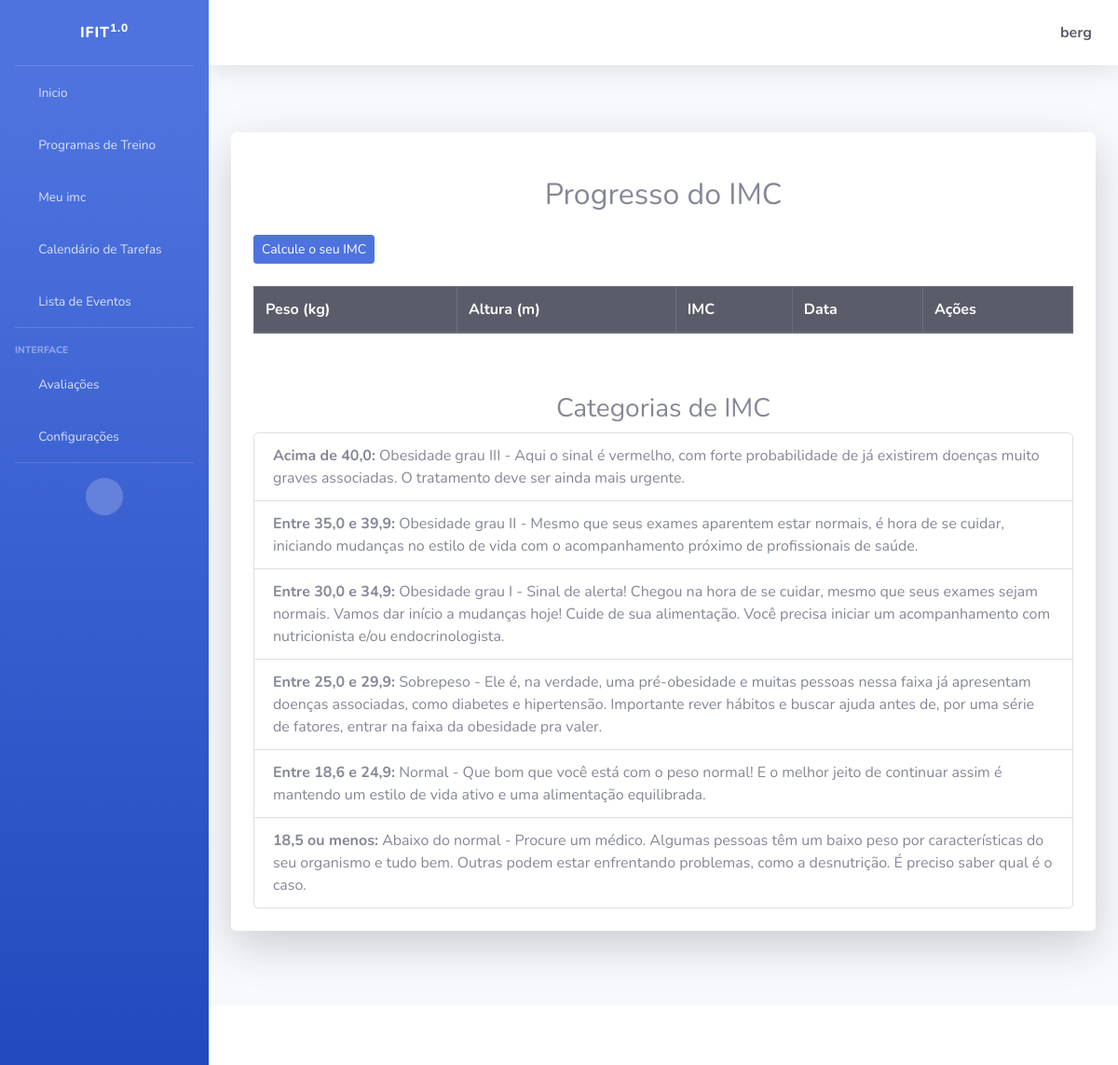
Before: /progresso-imc/ (signed in) with the older database file.
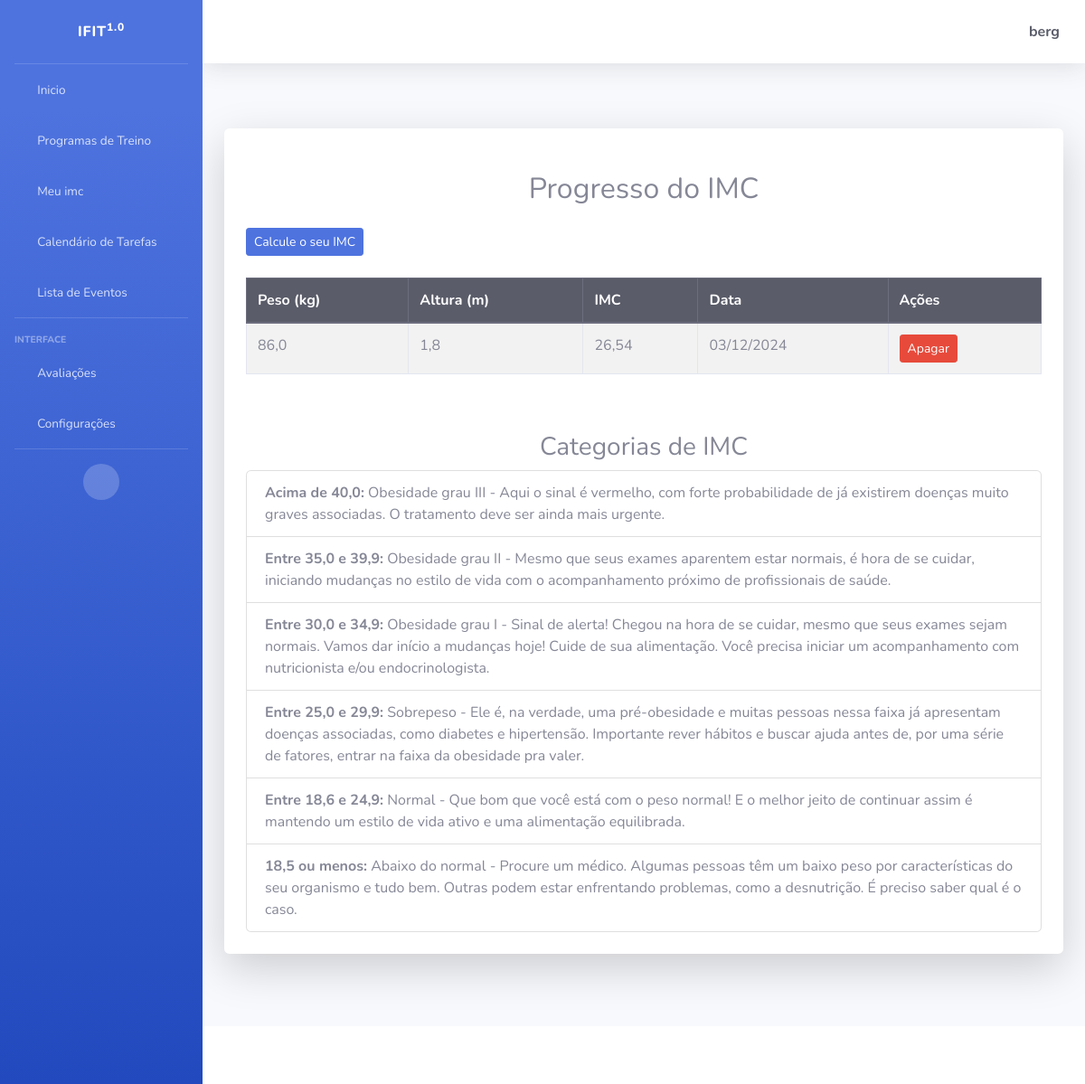
After: the same page with the newer database file.
### usuarios/models.py (models this page shows, shortened)
class IMCRegistro(models.Model):
    user = models.ForeignKey(User, on_delete=models.CASCADE)
    peso = models.FloatField()
    altura = models.FloatField()
    imc = models.FloatField(editable=False)
    data_registro = models.DateTimeField(default=timezone.now)

### usuarios/views.py (the view)
# urls.py: path('progresso-imc/', views.progresso_imc, name='progresso_imc'),
@login_required
def progresso_imc(request):
    registros = IMCRegistro.objects.filter(user=request.user).order_by('-data_registro')
    return render(request, 'progresso_imc.html', {'registros': registros})

### usuarios/templates/progresso_imc.html
{% extends 'paginas/index.html' %}
{% block conteudo %}
  <h2 class="text-center my-4">Progresso do IMC</h2>
  <div class="d-flex justify-content-between mb-4">
    <a href="{% url 'calcular_imc' %}" class="btn btn-primary btn-sm">Calcule o seu IMC</a>
    </div>
  <div class="table-responsive">
    <table class="table table-striped table-bordered">
      <thead class="thead-dark">
        <tr>
          <th>Peso (kg)</th>
          <th>Altura (m)</th>
          <th>IMC</th>
          <th>Data</th>
          <th>Ações</th>
        </tr>
      </thead>
      <tbody>
        {% for registro in registros %}
          <tr>
            <td>{{ registro.peso }}</td>
            <td>{{ registro.altura }}</td>
            <td>{{ registro.imc|floatformat:2 }}</td>
            <td>{{ registro.data_registro|date:"d/m/Y" }}</td>
            <td>
              <a href="{% url 'apagar_imc' imc_id=registro.id %}"
                 class="btn btn-danger btn-sm"
                 onclick="return confirm('Tem certeza de que deseja apagar este registro de IMC?');">
                 Apagar
              </a>
            </td>
          </tr>
        {% endfor %}
      </tbody>
    </table>
  </div>
  <div class="mt-5">
    <h3 class="text-center">Categorias de IMC</h3>
    <ul class="list-group">
      <li class="list-group-item">
        <strong>Acima de 40,0:</strong> Obesidade grau III - Aqui o sinal é vermelho, com forte probabilidade de já existirem doenças muito graves associadas. O tratamento deve ser ainda mais urgente.
      </li>
      <li class="list-group-item">
        <strong>Entre 35,0 e 39,9:</strong> Obesidade grau II - Mesmo que seus exames aparentem estar normais, é hora de se cuidar, iniciando mudanças no estilo de vida com o acompanhamento próximo de profissionais de saúde.
      </li>
      <li class="list-group-item">
        <strong>Entre 30,0 e 34,9:</strong> Obesidade grau I - Sinal de alerta! Chegou na hora de se cuidar, mesmo que seus exames sejam normais. Vamos dar início a mudanças hoje! Cuide de sua alimentação. Você precisa iniciar um acompanhamento com nutricionista e/ou endocrinologista.
      </li>
      <li class="list-group-item">
        <strong>Entre 25,0 e 29,9:</strong> Sobrepeso - Ele é, na verdade, uma pré-obesidade e muitas pessoas nessa faixa já apresentam doenças associadas, como diabetes e hipertensão. Importante rever hábitos e buscar ajuda antes de, por uma série de fatores, entrar na faixa da obesidade pra valer.
      </li>
      <li class="list-group-item">
        <strong>Entre 18,6 e 24,9:</strong> Normal - Que bom que você está com o peso normal! E o melhor jeito de continuar assim é mantendo um estilo de vida ativo e uma alimentação equilibrada.
      </li>
      <li class="list-group-item">
        <strong>18,5 ou menos:</strong> Abaixo do normal - Procure um médico. Algumas pessoas têm um baixo peso por características do seu organismo e tudo bem. Outras podem estar enfrentando problemas, como a desnutrição. É preciso saber qual é o caso.
      </li>
    </ul>
  </div>
{% endblock %}

Changed rows visible on the page:
added IMCRegistro: peso "86,0", altura "1,8", imc "26,54", data_registro "03/12/2024"
